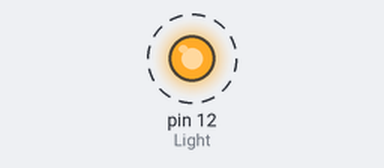
Bench run of a sketch on a simulated Arduino Uno, built with avr-gcc and run on an emulated ATmega328P. On the bench: output pins drawn as LEDs (lit = HIGH). Dashed ring = blinking.

Above: at 0.5 s.
Timing chart, 0 to 4.6 s (numbered marks = the images above):
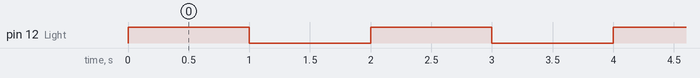

Measured:
- by itself, pin 12 (Light): alternates HIGH for 1.0 s and LOW for 1.0 s

The sketch:

light.ino
```cpp
int Light = 12; //HERO board pin 12

void setup () {
    pinMode(Light, OUTPUT);
    digitalWrite(Light, LOW);
}


void loop() {
    digitalWrite(Light, HIGH);
    delay(1000);
    digitalWrite(Light, LOW);
    delay(1000);
}
```
